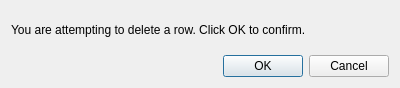
<?xml version="1.0" encoding="UTF-8"?>
<ui version="4.0">
 <class>confirmationDialog</class>
 <widget class="QDialog" name="confirmationDialog">
  <property name="geometry">
   <rect>
    <x>0</x>
    <y>0</y>
    <width>400</width>
    <height>88</height>
   </rect>
  </property>
  <property name="windowTitle">
   <string>Confirmation</string>
  </property>
  <layout class="QGridLayout" name="gridLayout">
   <item row="0" column="0">
    <widget class="QLabel" name="actionConfirmationLabel">
     <property name="text">
      <string>You are attempting to delete a row. Click OK to confirm.</string>
     </property>
    </widget>
   </item>
   <item row="1" column="0">
    <widget class="QDialogButtonBox" name="confirmationButtonBox">
     <property name="orientation">
      <enum>Qt::Horizontal</enum>
     </property>
     <property name="standardButtons">
      <set>QDialogButtonBox::Cancel|QDialogButtonBox::Ok</set>
     </property>
    </widget>
   </item>
  </layout>
 </widget>
 <resources/>
 <connections>
  <connection>
   <sender>confirmationButtonBox</sender>
   <signal>accepted()</signal>
   <receiver>confirmationDialog</receiver>
   <slot>accept()</slot>
   <hints>
    <hint type="sourcelabel">
     <x>248</x>
     <y>254</y>
    </hint>
    <hint type="destinationlabel">
     <x>157</x>
     <y>274</y>
    </hint>
   </hints>
  </connection>
  <connection>
   <sender>confirmationButtonBox</sender>
   <signal>rejected()</signal>
   <receiver>confirmationDialog</receiver>
   <slot>reject()</slot>
   <hints>
    <hint type="sourcelabel">
     <x>316</x>
     <y>260</y>
    </hint>
    <hint type="destinationlabel">
     <x>286</x>
     <y>274</y>
    </hint>
   </hints>
  </connection>
 </connections>
</ui>
